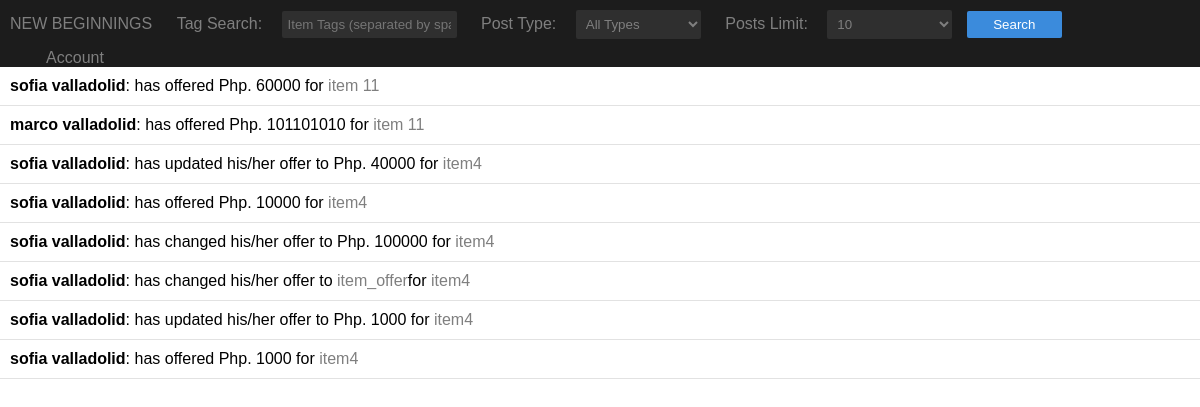
Screenshot of /messages/ (signed in) with the database file from the repository.
### post/models.py (models this page shows)
class Message(models.Model):
    message = models.TextField(default="")
    mFrom = models.ForeignKey(User, on_delete=models.CASCADE, related_name="receiver", unique=False)
    mTo = models.ForeignKey(User, on_delete=models.CASCADE, related_name="sender", unique=False)
    dateSent = models.DateTimeField(auto_now=True)

class User(models.Model):
    user_name = models.CharField(max_length=50)
    user_email = models.EmailField()
    user_password = models.CharField(max_length=16)
    user_type = models.CharField(max_length=20, choices=user_choices, default='student', validators=[valid_user_type])
    user_pic = models.ImageField(upload_to='img/user/', default='img/user/default.png')

### post/views.py (the view)
# urls.py: url(r'^messages/', post.views.messages),
def messages(request):
    if 'uid' in request.session:
        messages = Message.objects.filter(mTo=request.session['uid'])
        messages = messages.order_by('-dateSent')
        if messages.count() == 0:
            messages = None
        return render(request, 'viewMessages.html', {'form': SearchPost(), 'messages': messages})
    else:
        return HttpResponseRedirect("/")

### post/forms.py
class SearchPost(forms.ModelForm):
    post_type = forms.CharField(required=True, label="Post Type", widget=forms.Select(choices=post_choices))
    limit = forms.CharField(label="Posts Limit", widget=forms.Select(choices=post_limit_choices, attrs={'required': True}))
    post_tags = forms.CharField(required=False, label='Tag Search', widget=forms.TextInput(attrs={'required': False, 'placeholder': 'Item Tags (separated by space)...'}))
    user = forms.CharField()
    class Meta:
        model = Post
        fields = ['post_tags']
        help_texts ={
            'post_tags': '',
        }
        labels = {
            'post_tags': 'Tag Search'
        }
    def __init__(self, userId=None, *args, **kwargs):
        super(SearchPost, self).__init__(*args, **kwargs)
        if userId is None:
            del self.fields['user']
        else:
            self.fields['user'] = forms.CharField(widget=forms.HiddenInput(attrs={'value': userId}))

### post/templatetags/filter.py (called while the page is built)
@register.filter
def getUser(sessions):
    if 'uid' in sessions:
        return sessions['uid']
    else:
        return None

### post/templates/viewMessages.html (shortened to what this page needs)
{% load static %}
{% load filter %}
<!DOCTYPE html>
<html lang="en">
<head>
    <link rel="stylesheet" href="{% static 'style.css' %}">
</head>
<body>
    <div id="nav">
        <form action="/" method="GET" id="frmSearch">
            <p style="text-transform: uppercase;"><a href="/">New Beginnings</a></p>
            {{ form.as_p }}
            <input type="submit" value="Search" id="search">
            <ul>
                <li>
                    Account
                </li>
            </ul>
        </form>
    </div>
    <div id="messages">
        {% if messages %}
            {% for message in messages %}
                <div style="padding: 10px; display: block; border-bottom: 1px solid #e2e2e2">
                    <b>{{ message.mFrom.user_name }}</b>: {{ message.message|safe }}
                </div>
            {% endfor %}
        {% else %}
            <h1 style="text-align: center; display: block;">No New Messages</h1>
        {% endif %}
    </div>
</body>
</html>

### static/style.css (style rules this page uses)
* { margin: 0; padding: 0; box-sizing: border-box; font-family: sans-serif; outline: none; }
a { text-decoration: none; color: #7f7f7f; }
#nav { background-color: #1c1c1c; color: #7f7f7f; }
form p { display: inline-block; }
#nav form p label { margin-right: 15px; }
form p input, form p textarea { border: 0; padding: 6px; color: #ffffff; border-radius: 2px; background-color: #2f2f2f; }
#nav form p { margin: 10px; }
form p input[name=post_tags] { width: 175px; transition: width ease-in-out 0.4s; }
form p select { border: 0; width: 125px; padding: 6px; color: #7f7f7f; border-radius: 2px; background-color: #2f2f2f; }
#nav form #search, #btn { border: 0; width: 95px; padding: 6px; color: #ffffff; border-radius: 2px; cursor: pointer; background-color: #3b8bdc; transition: background-color ease-in-out 0.2s; }
#nav ul { display: inline-block; text-align: center; }
#nav ul > li { position: relative; list-style-type: none; width: 150px; cursor: pointer; }

### rows the page displays
Message: mFrom.user_name "sofia valladolid", message "has offered Php. 60000 for item 11"
Message: mFrom.user_name "marco valladolid", message "has offered Php. 101101010 for item 11"
Message: mFrom.user_name "sofia valladolid", message "has updated his/her offer to Php. 40000 for item4"
Message: mFrom.user_name "sofia valladolid", message "has offered Php. 10000 for item4"
Message: mFrom.user_name "sofia valladolid", message "has changed his/her offer to Php. 100000 for item4"
Message: mFrom.user_name "sofia valladolid", message "has changed his/her offer to item_offer for item4"
Message: mFrom.user_name "sofia valladolid", message "has updated his/her offer to Php. 1000 for item4"
Message: mFrom.user_name "sofia valladolid", message "has offered Php. 1000 for item4"
